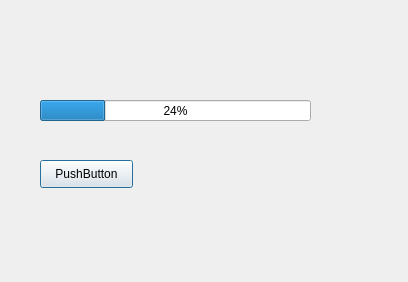
<?xml version="1.0" encoding="UTF-8"?>
<ui version="4.0">
 <class>Dialog</class>
 <widget class="QDialog" name="Dialog">
  <property name="geometry">
   <rect>
    <x>0</x>
    <y>0</y>
    <width>408</width>
    <height>282</height>
   </rect>
  </property>
  <property name="windowTitle">
   <string>Dialog</string>
  </property>
  <widget class="QPushButton" name="pushButton">
   <property name="geometry">
    <rect>
     <x>40</x>
     <y>160</y>
     <width>93</width>
     <height>28</height>
    </rect>
   </property>
   <property name="text">
    <string>PushButton</string>
   </property>
  </widget>
  <widget class="QProgressBar" name="progressBar">
   <property name="geometry">
    <rect>
     <x>40</x>
     <y>100</y>
     <width>271</width>
     <height>21</height>
    </rect>
   </property>
   <property name="value">
    <number>24</number>
   </property>
  </widget>
 </widget>
 <resources/>
 <connections/>
</ui>
